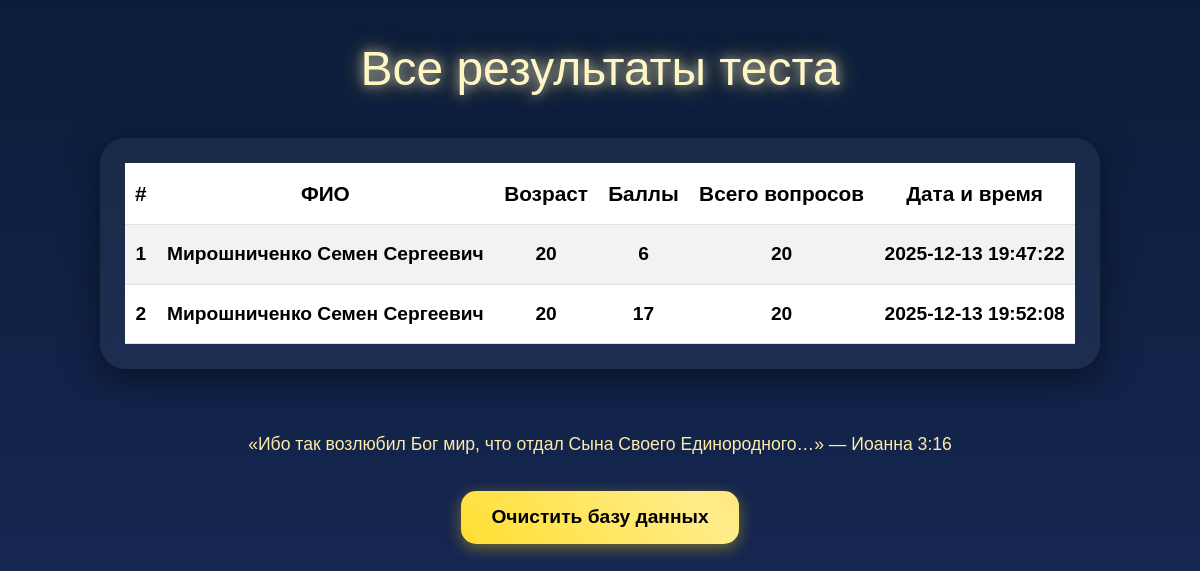
The app's page /results with its own data.
### database.py (models this page shows)
class TestResult(Base):
    __tablename__ = "test_results"
    id = Column(Integer, primary_key=True, index=True)
    lastname = Column(String, index=True)
    firstname = Column(String)
    middlename = Column(String)
    age = Column(Integer)
    score = Column(Integer)
    total = Column(Integer)
    timestamp = Column(DateTime, default=datetime.utcnow)

### main.py (the view)
@app.get("/results", response_class=HTMLResponse)
async def results(request: Request):
    db = SessionLocal()
    all_results = db.query(TestResult).order_by(TestResult.timestamp.asc()).all()
    db.close()
    for idx, r in enumerate(all_results, start=1):
        r.rank = idx
    return templates.TemplateResponse(
        "results.html",
        {"request": request, "results": all_results}
    )

### templates/results.html (shortened to what this page needs)
<!DOCTYPE html>
<html lang="ru">
<head>
<link href="https://cdn.jsdelivr.net/npm/bootstrap@5.3.2/dist/css/bootstrap.min.css" rel="stylesheet">
</head>
<body>
<h1>Все результаты теста</h1>
<div class="table-container">
    <table class="table table-striped align-middle">
        <thead>
            <tr>
                <th>#</th>
                <th>ФИО</th>
                <th>Возраст</th>
                <th>Баллы</th>
                <th>Всего вопросов</th>
                <th>Дата и время</th>
            </tr>
        </thead>
        <tbody>
            {% for r in results %}
            <tr class="{% if r.rank == 1 %}rank-1{% elif r.rank == 2 %}rank-2{% elif r.rank == 3 %}rank-3{% endif %}">
                <td>{{ r.rank }}</td>
                <td>{{ r.lastname }} {{ r.firstname }} {{ r.middlename }}</td>
                <td>{{ r.age }}</td>
                <td>{{ r.score }}</td>
                <td>{{ r.total }}</td>
                <td>{{ r.timestamp.strftime('%Y-%m-%d %H:%M:%S') }}</td>
            </tr>
            {% endfor %}
        </tbody>
    </table>
</div>
<div class="footer">
    «Ибо так возлюбил Бог мир, что отдал Сына Своего Единородного…» — Иоанна 3:16
</div>
<button class="btn-start" onclick="clearDatabase()">
    Очистить базу данных
</button>
</body>
</html>

### templates/results.html (style rules this page uses)
body { margin: 0; font-family: 'Arial', sans-serif; background: linear-gradient(180deg, #0b1d3a 0%, #1a2a5a 100%); color: #fff; min-height: 100vh; display: flex; flex-direction: column; align-items: center; padding: 40px 20px; }
h1 { font-size: 3rem; margin-bottom: 40px; text-align: center; color: #fff6c3; text-shadow: 0 0 12px rgba(255,255,255,0.7), 0 0 25px rgba(255, 215, 0,0.5); }
.table-container { width: 100%; max-width: 1000px; background: rgba(255, 255, 255, 0.05); backdrop-filter: blur(12px); border-radius: 25px; padding: 25px; box-shadow: 0 10px 35px rgba(0,0,0,0.5); overflow-x: auto; }
.table { margin-bottom: 0; font-size: 1.2rem; text-align: center; }
.table thead { background: rgba(255, 215, 0, 0.25); color: #fff6c3; font-size: 1.3rem; }
.table tbody tr { transition: 0.3s; }
.rank-1 { background: linear-gradient(90deg, #ffd700, #ffe87c); font-weight: bold; }
.rank-2 { background: linear-gradient(90deg, #c0c0c0, #e0e0e0); font-weight: bold; }
.table th, .table td { text-align: center; vertical-align: middle; padding: 15px 10px; }
.footer { margin-top: 60px; font-size: 1.1rem; color: #ffeaa7; text-align: center; line-height: 1.8; }
.btn-start { background: linear-gradient(45deg, #ffd700, #ffec8b, #ffc700, #ffda44); background-size: 400% 400%; color: #000; border: none; padding: 12px 30px; font-size: 1.2rem; font-weight: bold; border-radius: 15px; cursor: pointer; transition: 0.4s; animation: shine 8s ease infinite; margin-top: 30px; box-shadow: 0 4px 15px rgba(255, 215, 0, 0.4); }

### records on screen
TestResult: rank "1", lastname "Мирошниченко", firstname "Семен", middlename "Сергеевич", age "20", score "6", total "20", timestamp "2025-12-13 19:47:22"
TestResult: rank "2", lastname "Мирошниченко", firstname "Семен", middlename "Сергеевич", age "20", score "17", total "20", timestamp "2025-12-13 19:52:08"
